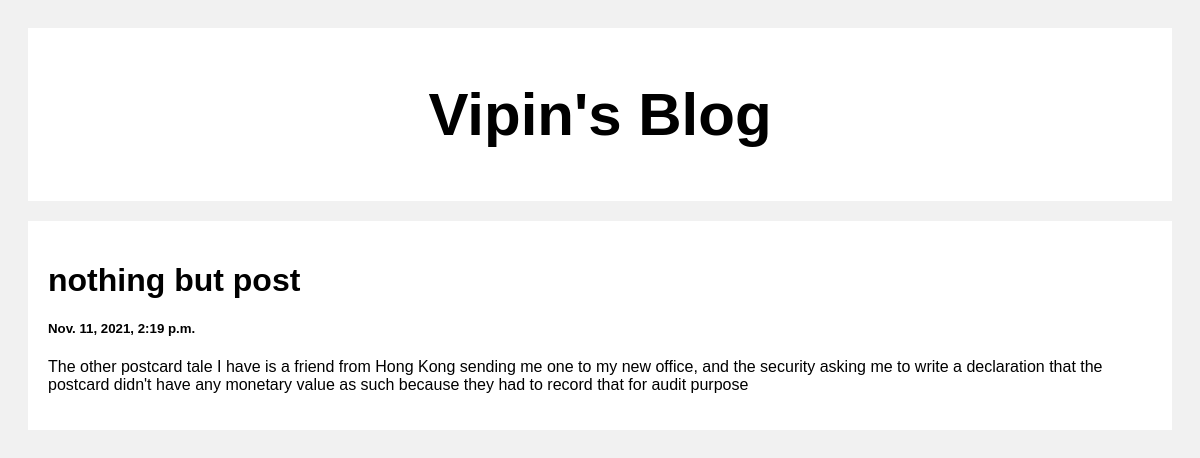
Screenshot of /post/2 with the database file from the repository.
### posts/models.py (models this page shows)
class Post(models.Model):
    title = models.CharField(max_length=100)
    body = models.CharField(max_length=1000000)
    created_at = models.DateTimeField(default=datetime.now, blank=True)

### posts/views.py (the view)
# urls.py: path('post/<str:pk>', views.post, name='post')
def post(request, pk):
    posts = Post.objects.get(id=pk)
    return render(request, 'posts.html', {'posts': posts})

### templates/posts.html (shortened to what this page needs)
<!DOCTYPE html>
<html>
<head>
</head>
<body>
<div class="header">
  <h2>Vipin's Blog</h2>
</div>
<div class="row">
  <div class="leftcolumn">
    <div class="card">
        <h1>{{posts.title}}</h1>
        <h5>{{posts.created_at}}</h5>
        <p>{{posts.body}}</p>
    </div>
  </div>
</div>
</body>
</html>

### templates/posts.html (style rules this page uses)
* { box-sizing: border-box; }
body { font-family: Arial; padding: 20px; background: #f1f1f1; }
.header { padding: 2px; font-size: 40px; text-align: center; background: white; }
.leftcolumn { float: left; width: 100%; }
.card { background-color: white; padding: 20px; margin-top: 20px; }
.row:after { content: ""; display: table; clear: both; }

### rows the page displays
Post: title "nothing but post", created_at "Nov. 11, 2021, 2:19 p.m.", body "The other postcard tale I have is a friend from Hong Kong sending me one to my new office, and the security asking me to write a declaration that the postcard didn't have any monetary value as such because they had to record that for audit purpose"
